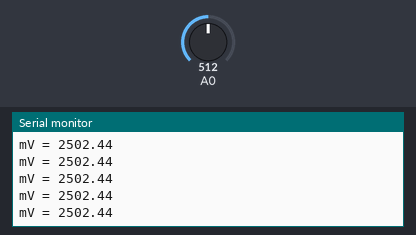
The sketch below on a simulated Arduino Uno, built with avr-gcc and run on an emulated ATmega328P. Shown: the last lines printed to the serial monitor. The inputs (shaded band) are chosen by the test bench; at power-on: A0 = 512.

Above: at 1.2 s.
1.3 s: A0 set to 4
At 2.1 s:
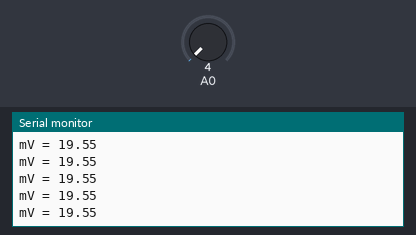
2.8 s: A0 set to 1
At 3.7 s:
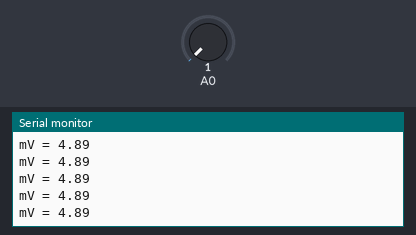
Timing chart, 0 to 5.8 s (numbered marks = the images above; inputs shaded):
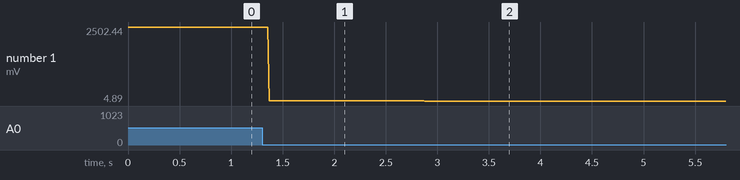

Measured:
- after the input at 1.3 s, the serial monitor: prints a new line after 0.07 s (image 1)
- after the input at 2.8 s, the serial monitor: prints a new line after 0.08 s (image 2)
- plotted number 1: 2502.44 → 19.55 after the input at 1.3 s, 19.55 → 4.89 after the input at 2.8 s

The sketch:

analog_to_voltage_read.ino
```cpp
int valueP = 0;
float voltage = 0.0;

void setup() {
  Serial.begin(9600);
}

void loop() {
  valueP = analogRead(A0);
  voltage = valueP * (5000.0 / 1023);   // Convert to millivolts (0-5000mV range)
  Serial.print("mV = ");
  Serial.println(voltage);
}
```
